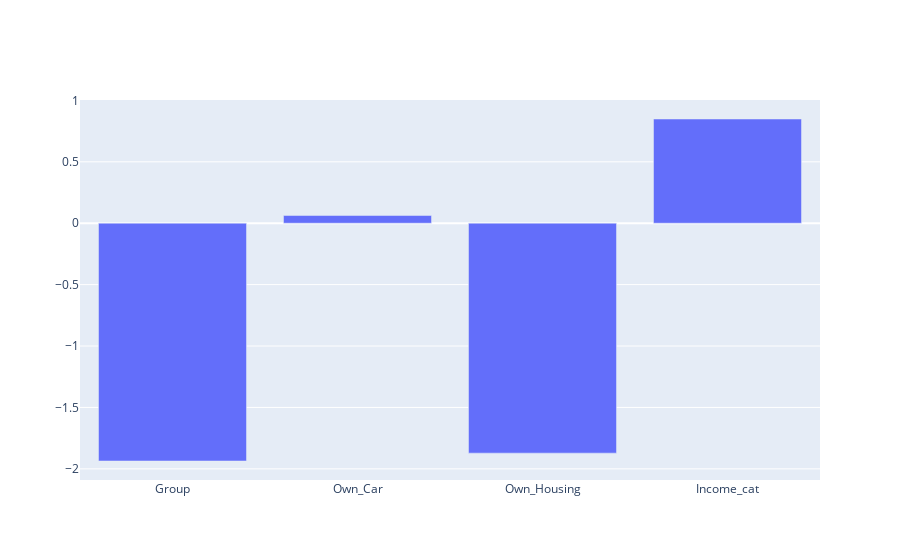
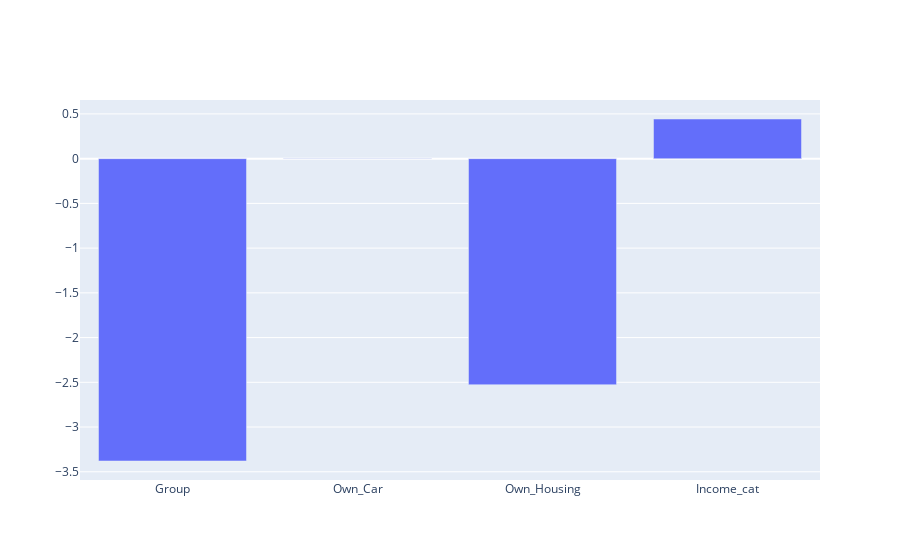
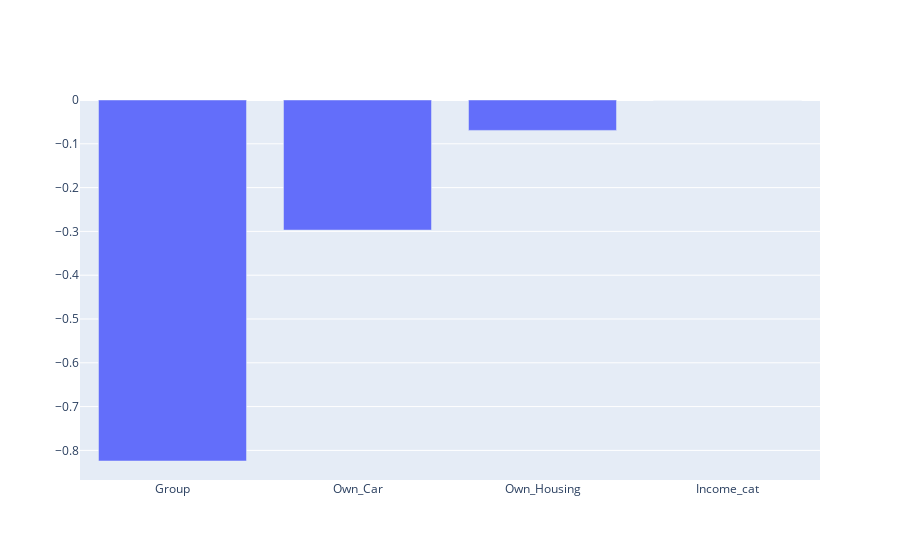
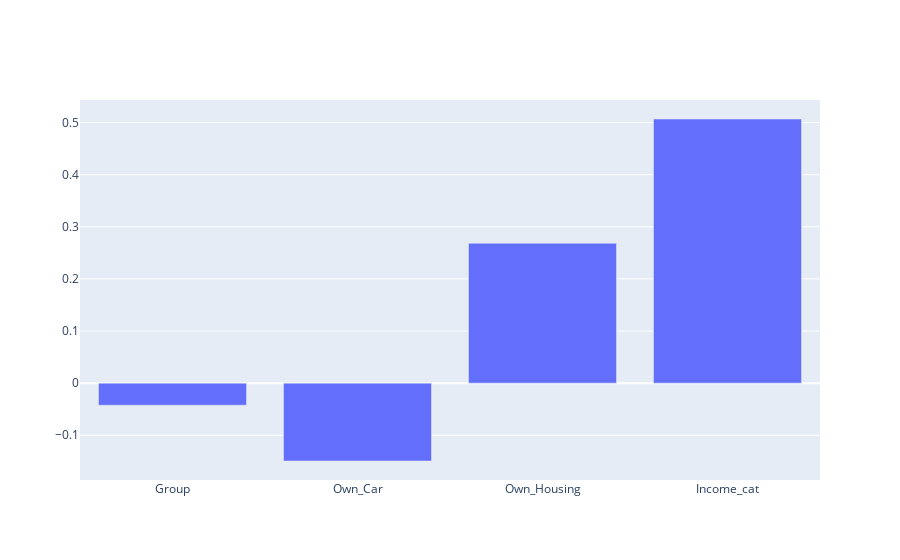

Source (notebook cell) for these figures, in order:
### Code cell
#change
from itertools import product

for i,j in product([0,1],repeat=2):
  print("Visualization for affected_group = {0} and affected_target = {1}".format(i,j))
  fd.understand_shap(sensitive,labels,i,j)

### Figure 1 — Plotly figure (JSON) as saved in the notebook; plotly's stock layout.template omitted (floating-point values rounded to 4 significant figures)
{"data": [{"type": "bar", "x": ["Group", "Own_Car", "Own_Housing", "Income_cat"], "y": [-1.936, 0.06244, -1.872, 0.8484]}], "layout": {}}

### Figure 2 — Plotly figure (JSON) as saved in the notebook; plotly's stock layout.template omitted (floating-point values rounded to 4 significant figures)
{"data": [{"type": "bar", "x": ["Group", "Own_Car", "Own_Housing", "Income_cat"], "y": [-3.38, 0.00223, -2.527, 0.4433]}], "layout": {}}

### Figure 3 — Plotly figure (JSON) as saved in the notebook; plotly's stock layout.template omitted (floating-point values rounded to 4 significant figures)
{"data": [{"type": "bar", "x": ["Group", "Own_Car", "Own_Housing", "Income_cat"], "y": [-0.8242, -0.297, -0.06942, 0]}], "layout": {}}

### Figure 4 — Plotly figure (JSON) as saved in the notebook; plotly's stock layout.template omitted (floating-point values rounded to 4 significant figures)
{"data": [{"type": "bar", "x": ["Group", "Own_Car", "Own_Housing", "Income_cat"], "y": [-0.04241, -0.1494, 0.2684, 0.5069]}], "layout": {}}
